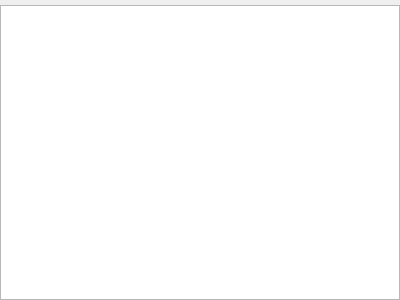
<?xml version="1.0" encoding="UTF-8"?>
<ui version="4.0">
 <class>Pro_TableWid</class>
 <widget class="QWidget" name="Pro_TableWid">
  <property name="geometry">
   <rect>
    <x>0</x>
    <y>0</y>
    <width>400</width>
    <height>300</height>
   </rect>
  </property>
  <property name="font">
   <font>
    <pointsize>11</pointsize>
   </font>
  </property>
  <property name="windowTitle">
   <string>Form</string>
  </property>
  <layout class="QGridLayout" name="gridLayout">
   <property name="leftMargin">
    <number>0</number>
   </property>
   <property name="topMargin">
    <number>5</number>
   </property>
   <property name="rightMargin">
    <number>0</number>
   </property>
   <property name="bottomMargin">
    <number>0</number>
   </property>
   <item row="0" column="0">
    <widget class="QTableWidget" name="tableWidget">
     <property name="styleSheet">
      <string notr="true">color:rgb(0,0,0)</string>
     </property>
    </widget>
   </item>
  </layout>
 </widget>
 <resources/>
 <connections/>
</ui>
